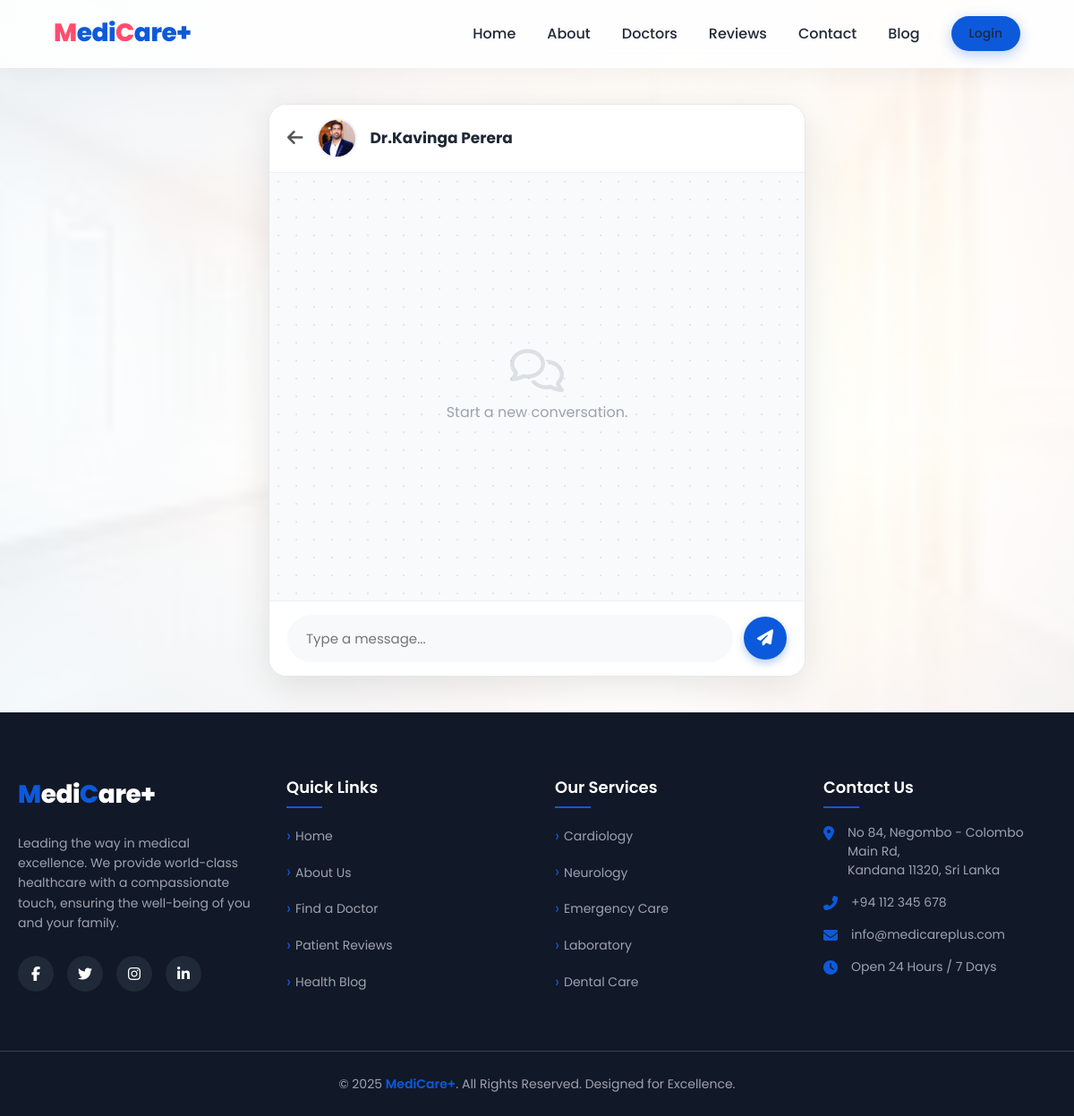
Page /chat.php?doctor_id=1 (signed in) on the committed database.
### tables this page shows
CREATE TABLE `doctors` (
  `id` int(11) NOT NULL,
  `name` varchar(100) NOT NULL,
  `email` varchar(100) NOT NULL,
  `password` varchar(255) NOT NULL,
  `specialty` varchar(100) NOT NULL,
  `image` varchar(255) NOT NULL,
  `qualification` varchar(255) DEFAULT 'MBBS, MD (Colombo)',
  `experience` int(11) DEFAULT 10,
  `bio` text DEFAULT NULL
);

### chat.php (the view, shortened to what this page needs)
<?php
include 'db_connect.php';
$user_id = $_SESSION['user_id'];
$doctor_id = mysqli_real_escape_string($conn, $_GET['doctor_id']);
$doc_q = mysqli_query($conn, "SELECT name, image FROM doctors WHERE id='$doctor_id'");
$doctor = mysqli_fetch_assoc($doc_q);
$chat_q = mysqli_query($conn, "SELECT * FROM messages WHERE user_id='$user_id' AND doctor_id='$doctor_id' ORDER BY created_at ASC");
include 'header.php';
?>
<div class="chat-page-container">
    <div class="chat-window">
        <div class="chat-top-bar">
            <a href="doctor_profile.php?id=<?php echo $doctor_id; ?>" class="back-arrow"><i class="fas fa-arrow-left"></i></a>
            <img src="<?php echo htmlspecialchars($doctor['image']); ?>" class="doc-avatar-small">
            <h3 class="chat-doc-name"><?php echo htmlspecialchars($doctor['name']); ?></h3>
        </div>
        <div class="messages-area" id="scrollBox">
            <?php if (mysqli_num_rows($chat_q) > 0): ?>
                <?php while ($chat = mysqli_fetch_assoc($chat_q)): ?>
                    <div class="message-row <?php echo ($chat['sender'] == 'patient') ? 'patient' : 'doctor'; ?>">
                        <div class="bubble <?php echo ($chat['sender'] == 'patient') ? 'patient' : 'doctor'; ?>">
                            <span><?php echo htmlspecialchars($chat['message']); ?></span>
                            <span class="msg-time"><?php echo date('h:i A', strtotime($chat['created_at'])); ?></span>
                        </div>
                        <?php if ($chat['sender'] == 'patient'): ?>
                            <form method="POST" onsubmit="return confirm('Delete message?');" style="margin:0;">
                                <input type="hidden" name="delete_msg_id" value="<?php echo $chat['id']; ?>">
                                <button type="submit" class="delete-outside-btn" title="Delete">
                                    <i class="fas fa-trash-alt"></i>
                                </button>
                            </form>
                        <?php endif; ?>
                    </div>
                <?php endwhile; ?>
            <?php else: ?>
                <div style="text-align: center; margin: auto; color: #9ca3af;">
                    <i class="far fa-comments" style="font-size: 48px; opacity: 0.3; margin-bottom: 10px;"></i>
                    <p>Start a new conversation.</p>
                </div>
            <?php endif; ?>
        </div>
        <form method="POST" class="input-area">
            <input type="text" name="message" class="type-box" placeholder="Type a message..." autocomplete="off" required>
            <button type="submit" name="send_msg" class="send-icon-btn">
                <i class="fas fa-paper-plane"></i>
            </button>
        </form>
    </div>
</div>
<?php include 'footer.php'; ?>

### header.php (style rules this page uses)
:root { --primary-color: #0c5adb; --primary-dark: #0946a8; --accent-color: #ff4d6d; --text-dark: #1f2937; --text-light: #6b7280; --white: #ffffff; --glass-bg: rgba(255, 255, 255, 0.95); --shadow-soft: 0 10px 40px rgba(0, 0, 0, 0.08); --radius: 12px; }
* { margin: 0; padding: 0; box-sizing: border-box; font-family: "Poppins", sans-serif; scroll-behavior: smooth; }
body { background: linear-gradient(rgba(255, 255, 255, 0.9), rgba(255, 255, 255, 0.9)), url('images/background3.png'); background-repeat: no-repeat; background-position: center center; background-attachment: fixed; background-size: cover; color: var(--text-dark); line-height: 1.6; min-height: 100vh; display: flex; flex-direction: column; }

### chat.php (style rules this page uses)
body { background-color: #f0f2f5; }
.chat-page-container { display: flex; justify-content: center; padding-top: 40px; padding-bottom: 40px; min-height: calc(100vh - 80px); }
.chat-window { width: 100%; max-width: 600px; height: 80vh; background: white; border-radius: 20px; box-shadow: 0 10px 40px rgba(0, 0, 0, 0.1); display: flex; flex-direction: column; overflow: hidden; border: 1px solid #e5e7eb; }
.chat-top-bar { background: white; padding: 15px 20px; border-bottom: 1px solid #f0f0f0; display: flex; align-items: center; gap: 15px; z-index: 10; }
.back-arrow { font-size: 20px; color: #555; transition: 0.2s; }
.doc-avatar-small { width: 45px; height: 45px; border-radius: 50%; object-fit: cover; border: 2px solid #eef2ff; }
.chat-doc-name { font-size: 17px; font-weight: 700; color: #1f2937; margin: 0; }
.messages-area { flex: 1; padding: 20px; background-color: #f9fafb; background-image: radial-gradient(#e5e7eb 1px, transparent 1px); background-size: 20px 20px; overflow-y: auto; display: flex; flex-direction: column; gap: 15px; }
.input-area { background: white; padding: 15px 20px; border-top: 1px solid #f0f0f0; display: flex; align-items: center; gap: 12px; }
.type-box { flex: 1; padding: 14px 20px; background: #f8f9fa; border: 1px solid transparent; border-radius: 50px; font-size: 15px; outline: none; transition: 0.3s; }
.send-icon-btn { width: 48px; height: 48px; border-radius: 50%; background: var(--primary-color); color: white; border: none; cursor: pointer; display: flex; align-items: center; justify-content: center; font-size: 18px; box-shadow: 0 4px 10px rgba(12, 90, 219, 0.3); transition: 0.2s; }

### rows in the picture
doctors: image (picture), name "Dr.Kavinga Perera"
